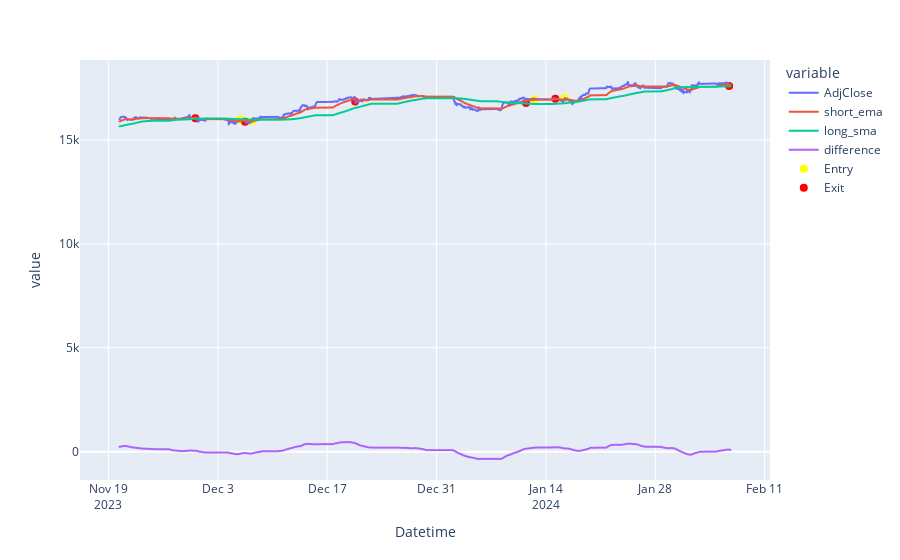

Notebook code for this chart:
### Markdown cell above
# Plots

### Code cell
fig = px.line(derivative_data, x=derivative_data.index, y=['AdjClose','short_ema', 'long_sma','difference'])
fig.add_scatter(x=derivative_data.index, y=derivative_data.entry, mode="markers", marker=dict(size=8,color="yellow"), name = 'Entry')
fig.add_scatter(x=derivative_data.index, y=derivative_data.exit, mode="markers", marker=dict(size=8,color="Red"), name = 'Exit')
fig.show()

### Figure 1 — Plotly figure (JSON) as saved in the notebook; plotly's stock layout.template omitted (floating-point values rounded to 4 significant figures; data arrays with more than 128 entries replaced by an {"elided": "..."} marker saying what was removed)
{"data": [{"hovertemplate": "variable=AdjClose<br>Datetime=%{x}<br>value=%{y}<extra></extra>", "legendgroup": "AdjClose", "line": {"color": "#636efa", "dash": "solid"}, "marker": {"symbol": "circle"}, "mode": "lines", "name": "AdjClose", "showlegend": true, "type": "scattergl", "x": {"elided": "1211 str values"}, "xaxis": "x", "y": {"elided": "1211 float values"}, "yaxis": "y"}, {"hovertemplate": "variable=short_ema<br>Datetime=%{x}<br>value=%{y}<extra></extra>", "legendgroup": "short_ema", "line": {"color": "#EF553B", "dash": "solid"}, "marker": {"symbol": "circle"}, "mode": "lines", "name": "short_ema", "showlegend": true, "type": "scattergl", "x": {"elided": "1211 str values"}, "xaxis": "x", "y": {"elided": "1211 float values"}, "yaxis": "y"}, {"hovertemplate": "variable=long_sma<br>Datetime=%{x}<br>value=%{y}<extra></extra>", "legendgroup": "long_sma", "line": {"color": "#00cc96", "dash": "solid"}, "marker": {"symbol": "circle"}, "mode": "lines", "name": "long_sma", "showlegend": true, "type": "scattergl", "x": {"elided": "1211 str values"}, "xaxis": "x", "y": {"elided": "1211 float values"}, "yaxis": "y"}, {"hovertemplate": "variable=difference<br>Datetime=%{x}<br>value=%{y}<extra></extra>", "legendgroup": "difference", "line": {"color": "#ab63fa", "dash": "solid"}, "marker": {"symbol": "circle"}, "mode": "lines", "name": "difference", "showlegend": true, "type": "scattergl", "x": {"elided": "1211 str values"}, "xaxis": "x", "y": {"elided": "1211 float values"}, "yaxis": "y"}, {"marker": {"color": "yellow", "size": 8}, "mode": "markers", "name": "Entry", "type": "scatter", "x": {"elided": "1211 str values"}, "y": {"elided": "1211 float values"}}, {"marker": {"color": "Red", "size": 8}, "mode": "markers", "name": "Exit", "type": "scatter", "x": {"elided": "1211 str values"}, "y": {"elided": "1211 float values"}}], "layout": {"legend": {"title": {"text": "variable"}, "tracegroupgap": 0}, "margin": {"t": 60}, "xaxis": {"anchor": "y", "domain": [0, 1], "title": {"text": "Datetime"}}, "yaxis": {"anchor": "x", "domain": [0, 1], "title": {"text": "value"}}}}
